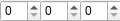
<?xml version="1.0" encoding="UTF-8"?>
<ui version="4.0">
 <class>Form</class>
 <widget class="QWidget" name="Form">
  <property name="geometry">
   <rect>
    <x>0</x>
    <y>0</y>
    <width>120</width>
    <height>21</height>
   </rect>
  </property>
  <property name="windowTitle">
   <string>Form</string>
  </property>
  <widget class="QSpinBox" name="ga1">
   <property name="geometry">
    <rect>
     <x>0</x>
     <y>0</y>
     <width>42</width>
     <height>22</height>
    </rect>
   </property>
   <property name="maximum">
    <number>15</number>
   </property>
  </widget>
  <widget class="QSpinBox" name="ga2">
   <property name="geometry">
    <rect>
     <x>40</x>
     <y>0</y>
     <width>42</width>
     <height>22</height>
    </rect>
   </property>
   <property name="maximum">
    <number>15</number>
   </property>
  </widget>
  <widget class="QGroupAddr" name="ga3">
   <property name="geometry">
    <rect>
     <x>80</x>
     <y>0</y>
     <width>42</width>
     <height>22</height>
    </rect>
   </property>
   <property name="maximum">
    <number>255</number>
   </property>
   <property name="value">
    <number>0</number>
   </property>
  </widget>
 </widget>
 <customwidgets>
  <customwidget>
   <class>QGroupAddr</class>
   <extends>QSpinBox</extends>
   <header>qgroupaddr.h</header>
  </customwidget>
 </customwidgets>
 <resources/>
 <connections/>
</ui>
